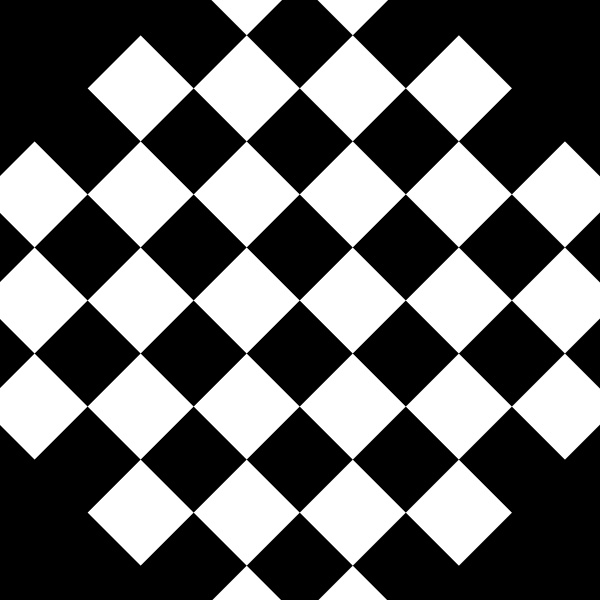
#> input picture images/rotated_chessboard.jpg, 600 x 600 px
$ python test.py   (older library calls are emulated)
#> lines starting #> are read from the running program, lines starting #| are printed output that depends on the picture
#> further down, img is the input picture: shape (600, 600); min 0, max 255, mean 105.6
#| Scale factor: 1, Shape of scaled image: (600, 600)
### harris_corner_detector.py
import numpy as np
import cv2


def get_grads(img):
	grad_x = cv2.Sobel(img,cv2.CV_64F,1,0,ksize=3)
	grad_y = cv2.Sobel(img,cv2.CV_64F,0,1,ksize=3)
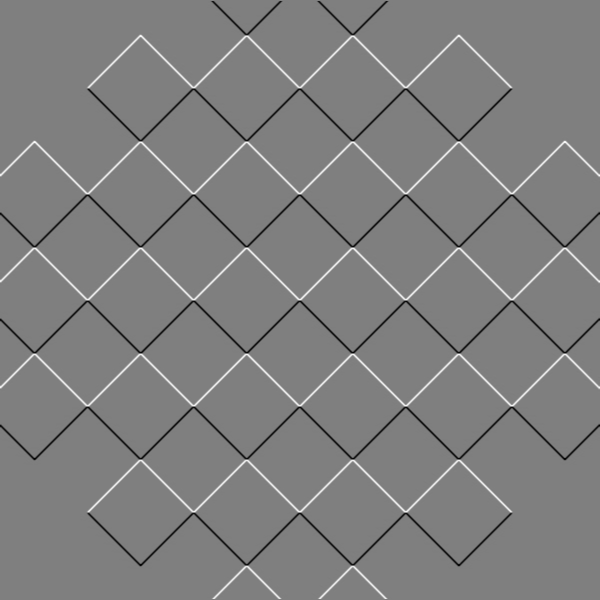
#> grad_y: shape (600, 600) float64; min -876, max 880, mean 0; drawn with min black and max white
	# grad_x = cv2.Scharr(img,cv2.CV_64F,1,0)
	# grad_y = cv2.Scharr(img,cv2.CV_64F,0,1)
	return grad_x, grad_y

def corner_detector(image, k=0.06, patch_size=3, threshold_div_factor=1e4):
	"""
	input parameter: grayscale image
	output: image with corner features and corners [x,y, R]
	"""

	#calculate image intensity gradients
	I_x, I_y = get_grads(image)
	#calculate the matrix elements:
	I_xx = I_x**2
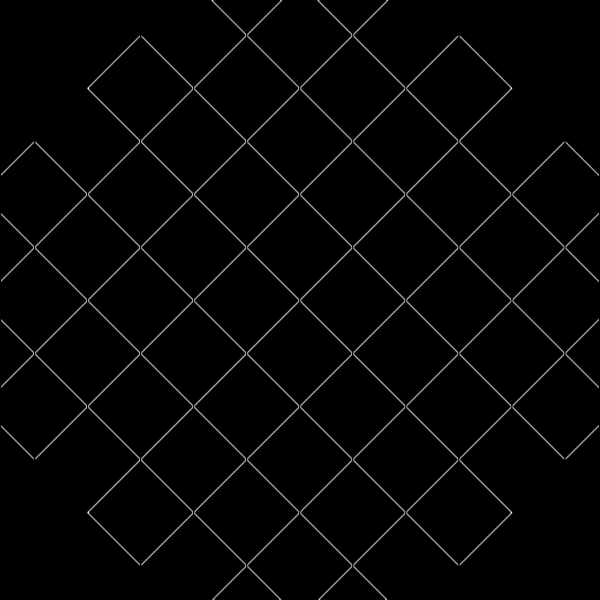
#> I_xx: shape (600, 600) float64; min 0, max 906304, mean 17245.1; drawn with min black and max white
	I_xy = I_x*I_y
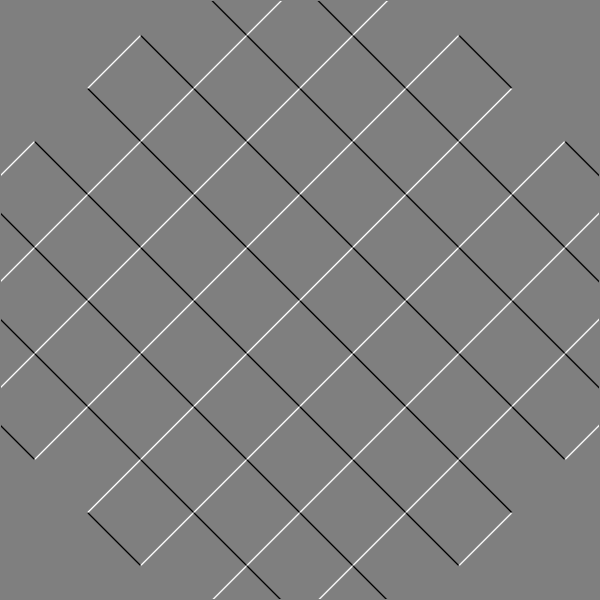
#> I_xy: shape (600, 600) float64; min -585221, max 585224, mean 7.4; drawn with min black and max white
	I_yy = I_y**2

	corners = []
	new_img = image.copy()
	new_img = cv2.cvtColor(new_img, cv2.COLOR_GRAY2RGB)

	summing_kernel = np.ones((patch_size, patch_size))

	A_mat = cv2.filter2D(I_xx, -1, summing_kernel)
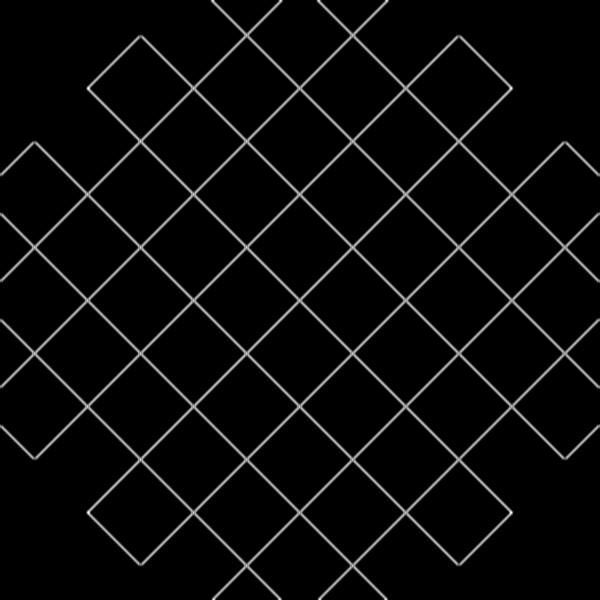
#> A_mat: shape (600, 600) float64; min 0, max 3900506, mean 155307.6; drawn with min black and max white
	B_mat = cv2.filter2D(I_xy, -1, summing_kernel)
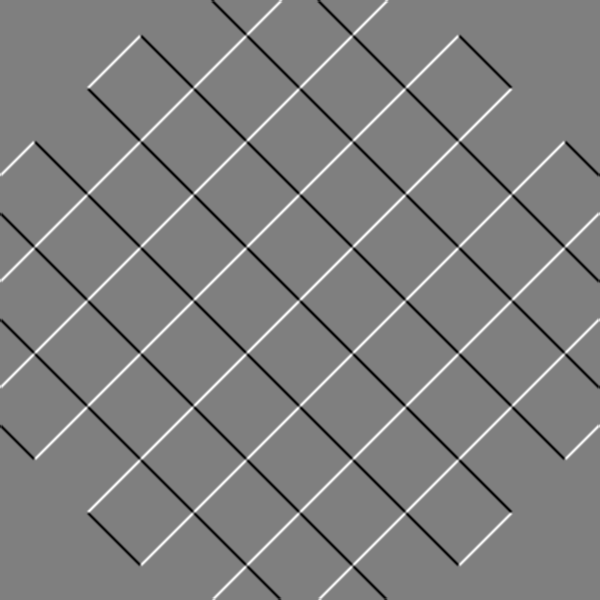
#> B_mat: shape (600, 600) float64; min -2871863, max 2879884, mean 66.8; drawn with min black and max white
	C_mat = cv2.filter2D(I_yy, -1, summing_kernel)

	determinants = (A_mat * C_mat) - B_mat**2
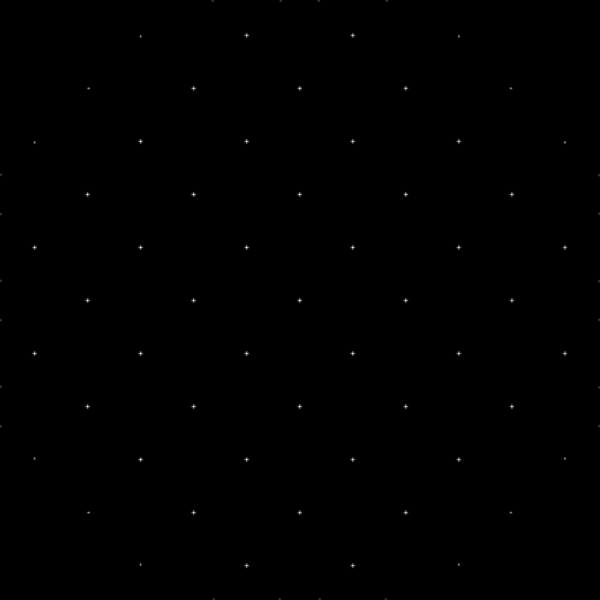
#> determinants: shape (600, 600) float64; min 0, max 1.25e+13, mean 1.11e+10; drawn with min black and max white
	traces = A_mat + C_mat
	R_matrix = determinants - k*(traces)**2
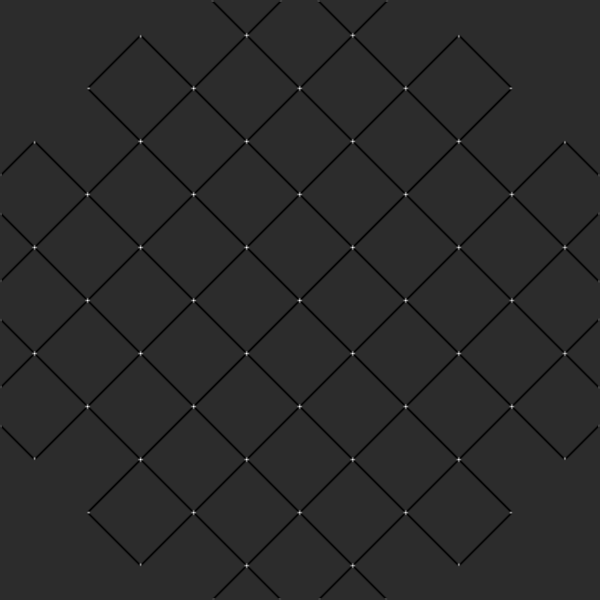
#> R_matrix: shape (600, 600) float64; min -1.99e+12, max 9.5e+12, mean -6.57e+10; drawn with min black and max white

	threshold = np.max(R_matrix)/threshold_div_factor
#> threshold = 949929704.7

	corner_indices = np.argwhere(R_matrix>threshold)
#> corner_indices = 1305 pairs, first value 0 to 599, second value 0 to 599

	for x, y in corner_indices:
		corners.append((R_matrix[x, y], x, y))
		new_img.itemset((x, y, 0), 0)
		new_img.itemset((x, y, 1), 0)
		new_img.itemset((x, y, 2), 255)
#> this loop made 1305 passes
#> (x, y) on passes 1 to 3: (0, 210), (0, 211), (0, 212)
#> after the loop, corners = 1305 items, first 6: (3.6e+10, 0, 210), (5.95e+11, 0, 211), (9.08e+11, 0, 212), (4.59e+11, 0, 213), (6.96e+10, 0, 279), (7.81e+11, 0, 280)
	corners = sorted(corners, key=lambda x : x[0], reverse=True)
#> corners = 1305 items, first 6: (9.5e+12, 300, 299), (9.49e+12, 247, 246), (9.41e+12, 141, 140), (9.4e+12, 194, 193), (9.39e+12, 353, 246), (9.36e+12, 459, 140)
	return new_img, corners

### test.py
import cv2
from harris_corner_detector import corner_detector
import time
import numpy as np


img = cv2.imread('images/rotated_chessboard.jpg', 0)

#resize for speed, change the values for fx and fy to scale. e.i fx=fy=0.5.
scale_factor = 1
img = cv2.resize(img, (0,0), fx=scale_factor, fy=scale_factor)

# [5 lines of commented-out code are left out]

print('Scale factor: {}, Shape of scaled image: {}'.format(scale_factor, img.shape))

t = time.time()
img_corner, corners = corner_detector(img, k=0.06, patch_size=3, threshold_div_factor=1e4)
t_1 = time.time()
print("Corner detection took: ", t_1-t)
print("FPS: ", 1/(t_1-t))

#rescale to original size.
img_corner = cv2.resize(img_corner, (0,0), fx=1/scale_factor, fy=1/scale_factor)

cv2.imshow('img', img_corner)
cv2.waitKey(0)

#Save image if needed.
#cv2.imwrite('output_images/rotated_chessboard.jpg', img_corner)

$ run again, with images/chessboard.jpg copied over images/rotated_chessboard.jpg
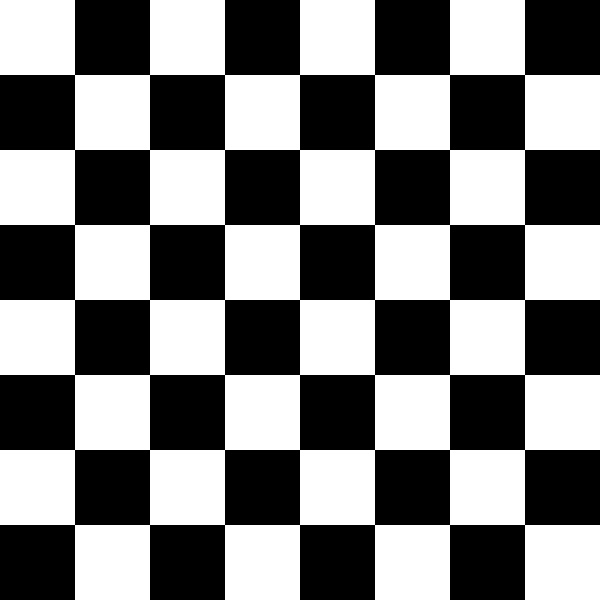
#> input picture images/chessboard.jpg, 600 x 600 px
#> img is the input picture: shape (600, 600); min 0, max 255, mean 127.5
#| Scale factor: 1, Shape of scaled image: (600, 600)
#> in corner_detector, `traces = A_mat + C_mat`:
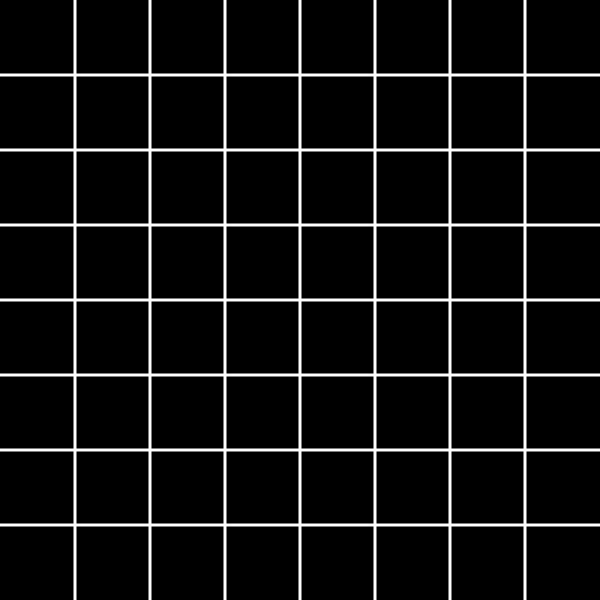
#> traces: shape (600, 600) float64; min 0, max 6242448, mean 428792.7; drawn with min black and max white
#> in corner_detector, `R_matrix = determinants - k*(traces)**2`:
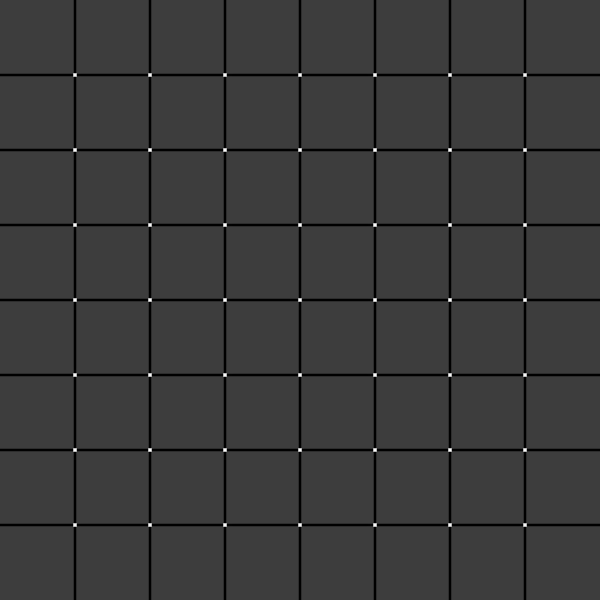
#> R_matrix: shape (600, 600) float64; min -2.34e+12, max 7.4e+12, mean -1.18e+11; drawn with min black and max white
#> threshold = 739901200
#> corner_indices = 784 pairs, first value 73 to 526, second value 73 to 526
#> the loop in corner_detector, `for x, y in corner_indices:` made 784 passes
#> (x, y) on passes 1 to 3: (73, 73), (73, 74), (73, 75)
#> after the loop in corner_detector, `for x, y in corner_indices:`: corners = 784 items, first 6: (4.04e+12, 73, 73), (4.86e+12, 73, 74), (4.84e+12, 73, 75), (3.94e+12, 73, 76), (3.91e+12, 73, 148), (4.76e+12, 73, 149)
#> in corner_detector, `corners = sorted(corners, key=lambda x : x[0], reverse=True)`: corners = 784 items, first 6: (7.4e+12, 225, 224), (7.4e+12, 225, 375), (7.39e+12, 224, 224), (7.39e+12, 224, 375), (7.37e+12, 224, 299), (7.37e+12, 224, 300)
